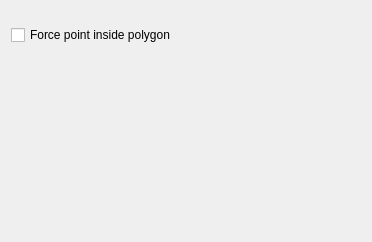
<?xml version="1.0" encoding="UTF-8"?>
<ui version="4.0">
 <class>WidgetCentroidFill</class>
 <widget class="QWidget" name="WidgetCentroidFill">
  <property name="geometry">
   <rect>
    <x>0</x>
    <y>0</y>
    <width>368</width>
    <height>242</height>
   </rect>
  </property>
  <property name="windowTitle">
   <string>Form</string>
  </property>
  <layout class="QVBoxLayout" name="verticalLayout">
   <item>
    <layout class="QHBoxLayout" name="horizontalLayout">
     <item>
      <widget class="QCheckBox" name="mDrawInsideCheckBox">
       <property name="text">
        <string>Force point inside polygon</string>
       </property>
      </widget>
     </item>
     <item>
      <spacer>
       <property name="orientation">
        <enum>Qt::Horizontal</enum>
       </property>
       <property name="sizeType">
        <enum>QSizePolicy::Preferred</enum>
       </property>
       <property name="sizeHint" stdset="0">
        <size>
         <width>112</width>
         <height>48</height>
        </size>
       </property>
      </spacer>
     </item>
    </layout>
   </item>
   <item>
    <spacer>
     <property name="orientation">
      <enum>Qt::Vertical</enum>
     </property>
     <property name="sizeHint" stdset="0">
      <size>
       <width>350</width>
       <height>81</height>
      </size>
     </property>
    </spacer>
   </item>
  </layout>
 </widget>
 <resources/>
 <connections/>
</ui>
